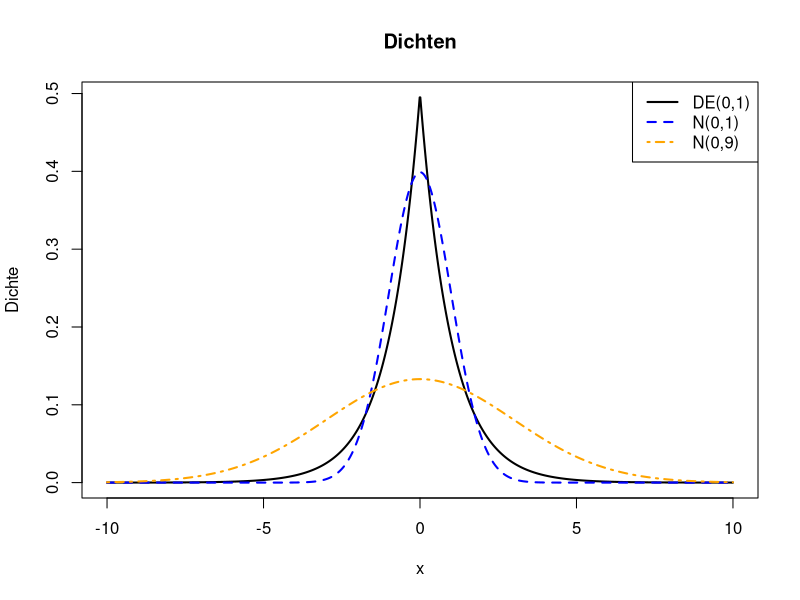
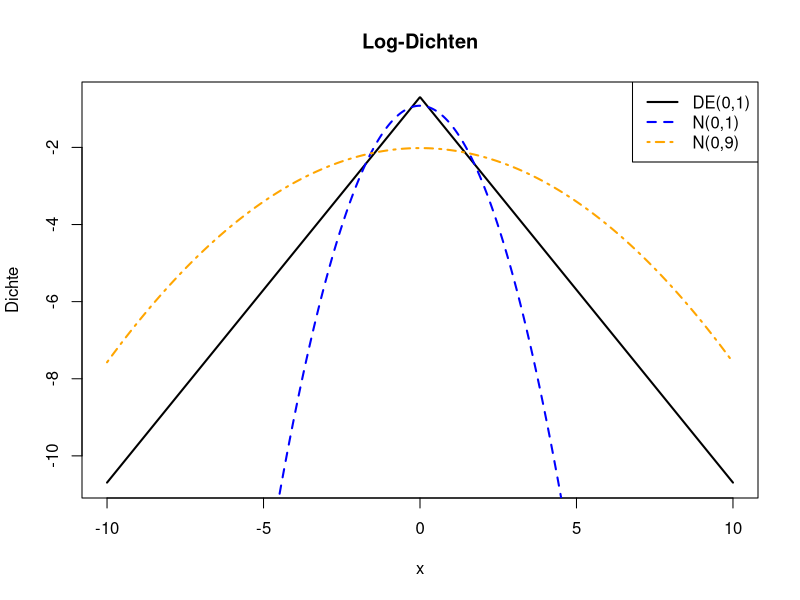
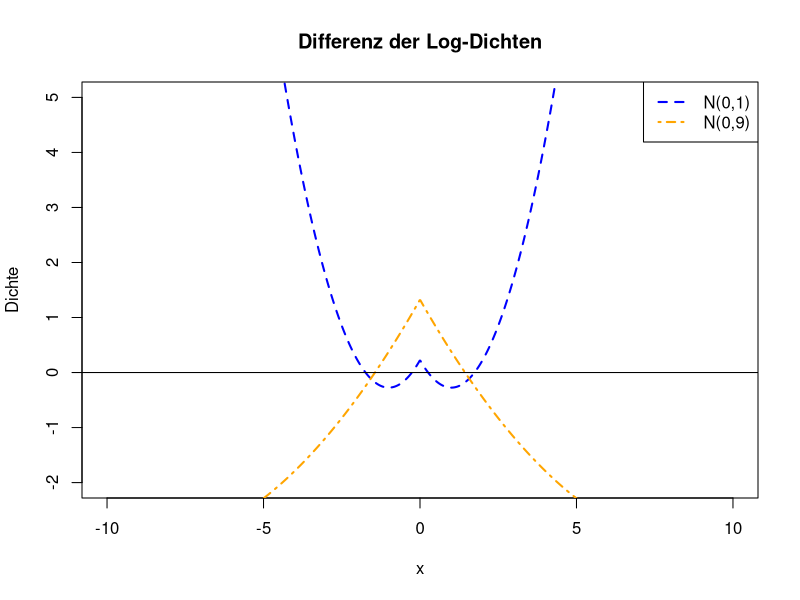
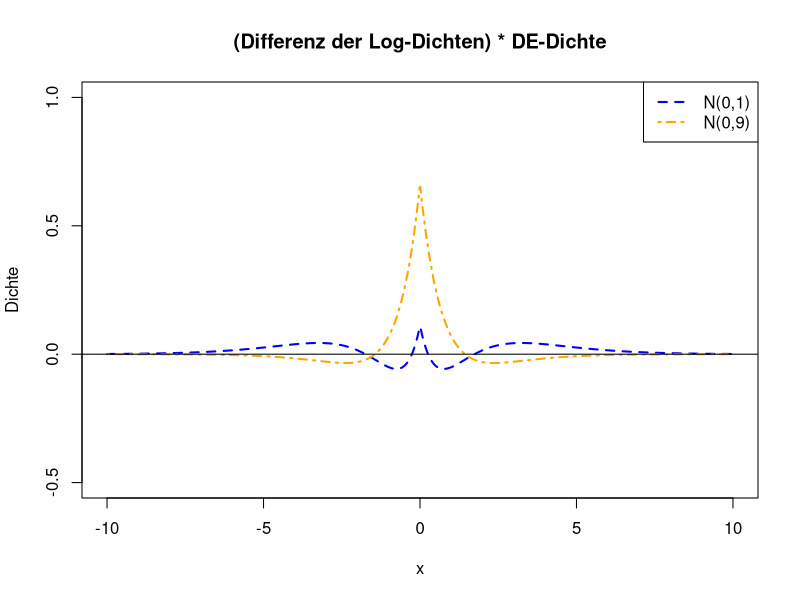
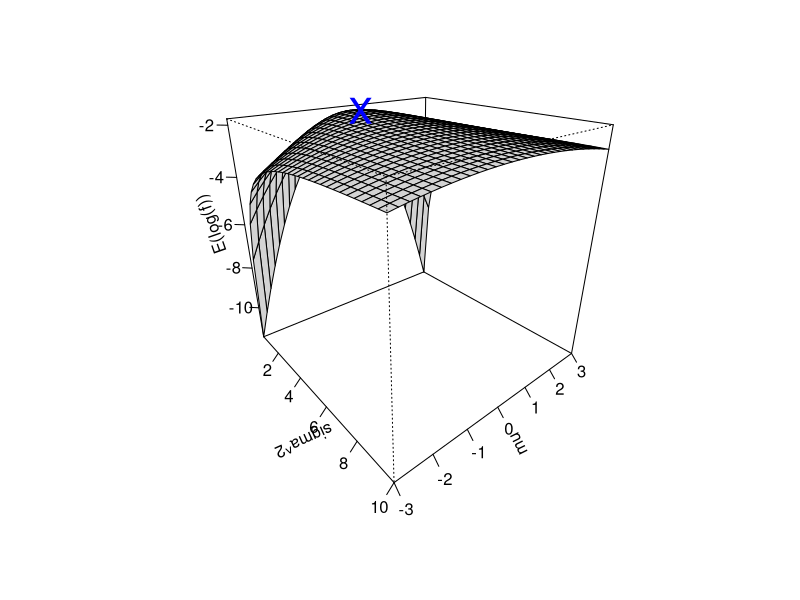
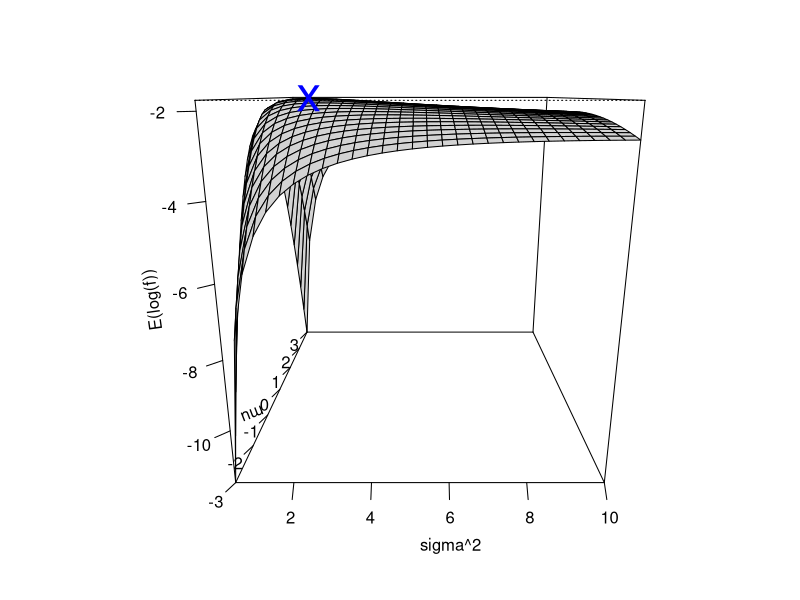
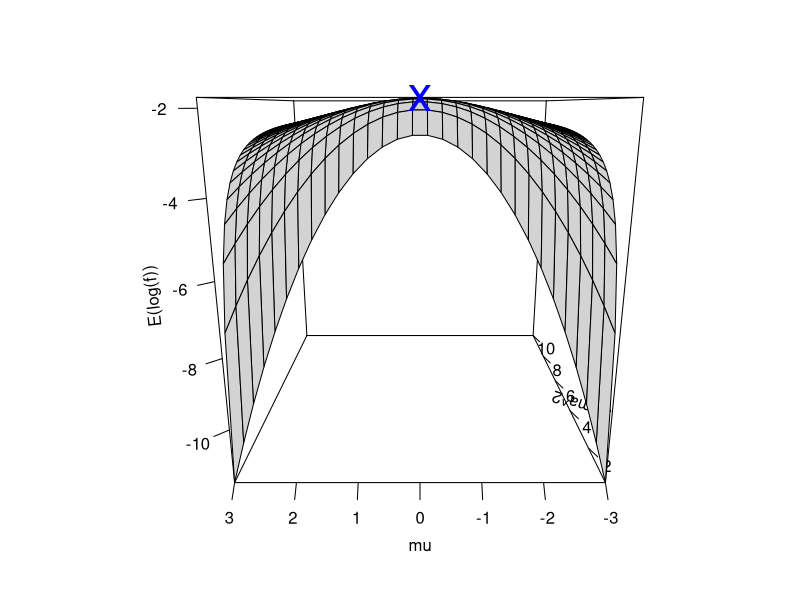
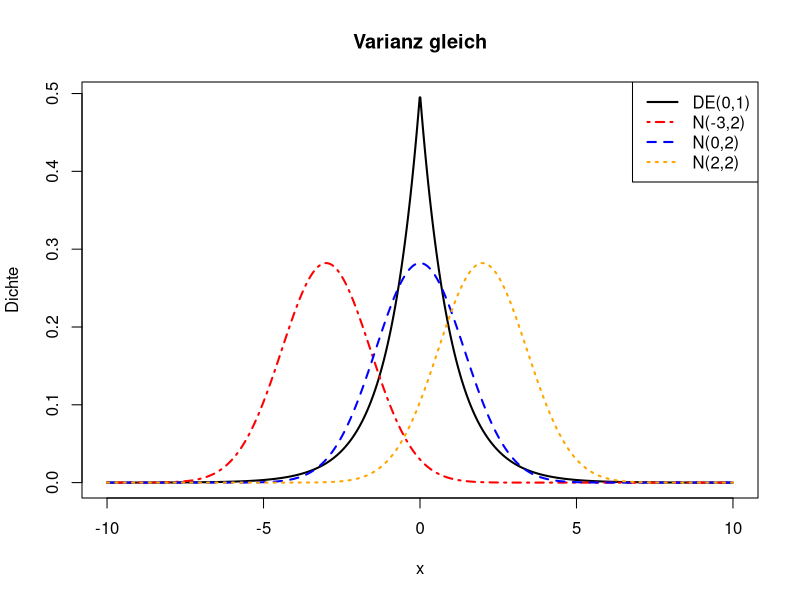

Write R code to recreate these figures, in order.
#################################################################
# Übung zu Schätzen und Testen 1 im WiSe 2013/14
# R-Lösung zur Übung 8 am 10.12.2013
# Autor: Ludwig Bothmann
#################################################################

#################### 
# Aufgabe 17
####################

# Dichte der Doppelexponentialverteilung
ddopexp <- function(x, mu_0=0, sigma_0=1){

	1/(2*sigma_0) * exp(- abs(x-mu_0)/sigma_0)

}

# oder:
library(VGAM)
?dlaplace

# Gitter an x-Werten
x.grid <- seq(-10, 10, length=1000)

# Lokations- und Skalenparameter der DE-Vtlg.
mu_0 <- 0
sigma_0 <- 1


pdf("exercises/information-theory/figure/plots_kld_example.pdf", width=12, height=8)

# Standardabweichung der NV
sd2 <- sqrt(9)
sd1 <- sqrt(1)

# Plot Dichte DE und NV mit den beiden Standardabweichungen
par(mfrow=c(1,1))
plot(x.grid, ddopexp(x.grid, mu_0, sigma_0), type="l", lwd=2, 
	  ylab="Dichte", xlab="x", main="Dichten")
lines(x.grid, dnorm(x.grid, mean=0, sd=sd1), lty=2, col="blue", lwd=2)
lines(x.grid, dnorm(x.grid, mean=0, sd=sd2), lty=4, col="orange", lwd=2)
legend("topright", c("DE(0,1)",paste("N(0,",round(sd1^2,2),")", sep=""), 
							paste("N(0,",round(sd2^2,2),")", sep="")),
		 lty=c(1,2,4), 
		 col=c("black", "blue", "orange"), lwd=2)

# Plot Log-Dichten
par(mfrow=c(1,1))
plot(x.grid, log(ddopexp(x.grid, mu_0, sigma_0)), type="l", lwd=2, 
	  ylab="Dichte", xlab="x", main="Log-Dichten")
lines(x.grid, log(dnorm(x.grid, mean=0, sd=sd1)), lty=2, col="blue", lwd=2)
lines(x.grid, log(dnorm(x.grid, mean=0, sd=sd2)), lty=4, col="orange", lwd=2)
legend("topright", c("DE(0,1)",paste("N(0,",round(sd1^2,2),")", sep=""), 
							paste("N(0,",round(sd2^2,2),")", sep="")),
		 lty=c(1,2,4), 
		 col=c("black", "blue", "orange"), lwd=2)

# Plot Differenz Log-Dichten
par(mfrow=c(1,1))
plot(x.grid, log(ddopexp(x.grid, mu_0, sigma_0)) 
	  - log(dnorm(x.grid, mean=0, sd=sd1)), type="l", lty=2, col="blue", lwd=2, 
	  ylab="Dichte", xlab="x", ylim=c(-2,5), main="Differenz der Log-Dichten")
lines(x.grid, log(ddopexp(x.grid, mu_0, sigma_0)) 
		- log(dnorm(x.grid, mean=0, sd=sd2)), lty=4, col="orange", lwd=2)
abline(h=0)
legend("topright", c(paste("N(0,",round(sd1^2,2),")", sep=""), 
							paste("N(0,",round(sd2^2,2),")", sep="")),
		 lty=c(2,4), 
		 col=c( "blue", "orange"), lwd=2)

# Plot (Differenz der Log-Dichten) * DE-Dichte
par(mfrow=c(1,1))
plot(x.grid, ddopexp(x.grid, mu_0, sigma_0)*(log(ddopexp(x.grid, mu_0, sigma_0)) 
	  - log(dnorm(x.grid, mean=0, sd=sd1))), type="l", lty=2, col="blue", lwd=2, 
	  ylab="Dichte", xlab="x", ylim=c(-0.5,1), 
	  main="(Differenz der Log-Dichten) * DE-Dichte")
lines(x.grid, ddopexp(x.grid, mu_0, sigma_0)*(log(ddopexp(x.grid, mu_0, sigma_0)) 
		- log(dnorm(x.grid, mean=0, sd=sd2))), lty=4, col="orange", lwd=2)
abline(h=0)
legend("topright", c(paste("N(0,",round(sd1^2,2),")", sep=""), 
							paste("N(0,",round(sd2^2,2),")", sep="")),
		 lty=c(2,4), 
		 col=c( "blue", "orange"), lwd=2)






# Plot E(log(f)) im 3D-Plot

Elogf <- function(sigma2, mu, sigma_02, mu_0){
	
	elog <- -1/2*log(2*pi*sigma2) - 1/(2*sigma2)*(2*sigma_02 + (mu - mu_0)^2)

	return(elog)
}

# (Folgende Funktion erleichtert das Plotten)
perspPlot <- function(yMin=0.5, yMax=10, zMin=-3, zMax=3, 
							 sigma_02=1, mu_0=0, seqLength=30,...){
	
	# Gitter von x- und y-Werten
	ygrid <- seq(yMin, yMax, length=seqLength)
	zgrid <- seq(zMin, zMax, length=seqLength)
	
	# z-Matrix aufstellen und füllen
	fmat <- matrix(0, nrow=seqLength, ncol=seqLength)
	for(i in 1:seqLength){
		for(j in 1:seqLength){
			fmat[i,j] <- Elogf(ygrid[i], zgrid[j], sigma_02, mu_0)
		}
	}
	
	# Eigentliches Plotten
	persp(ygrid, zgrid, fmat, xlab="sigma^2", ylab="mu", zlab="E(log(f))", 
			ticktype="detailed", 
			col="lightgray", ...) -> res
	return(res)

}

perspPlot(theta=50, phi=25) -> res
points(trans3d(2, 0, Elogf(2, 0,1,0), pmat=res),
		 col="blue", pch="x", cex=3)

perspPlot(theta=0, phi=16) -> res
points(trans3d(2, 0, Elogf(2, 0,1,0), pmat=res),
		 col="blue", pch="x", cex=3)

perspPlot(theta=-90, phi=15) -> res
points(trans3d(2, 0, Elogf(2, 0,1,0), pmat=res),
		 col="blue", pch="x", cex=3)

# => Funktion in sigma^2 und mu!


# Plots der Dichten der DE- und N-Vtlg für verschiedene 
#	Parameterkombinationen
par(mfrow=c(1,1))
plot(x.grid, ddopexp(x.grid, mu_0, sigma_0), type="l", lwd=2, 
	  ylab="Dichte", xlab="x", main="Varianz gleich")
lines(x.grid, dnorm(x.grid, mean=-3, sd=sqrt(2)), lty=4, col="red", lwd=2)
lines(x.grid, dnorm(x.grid, mean=0, sd=sqrt(2)), lty=2, col="blue", lwd=2)
lines(x.grid, dnorm(x.grid, mean=2, sd=sqrt(2)), lty=3, col="orange", lwd=2)
legend("topright", c("DE(0,1)", "N(-3,2)", "N(0,2)", "N(2,2)"), 
		 lty=c(1,4,2,3), 
		 col=c("black", "red", "blue", "orange"), lwd=2)

par(mfrow=c(1,1))
plot(x.grid, ddopexp(x.grid, mu_0, sigma_0), type="l", lwd=2, 
	  ylab="Dichte", xlab="x", main="EW gleich")
lines(x.grid, dnorm(x.grid, mean=0, sd=sqrt(1)), lty=4, col="red", lwd=2)
lines(x.grid, dnorm(x.grid, mean=0, sd=sqrt(2)), lty=2, col="blue", lwd=2)
legend("topright", c("DE(0,1)", "N(0,1)", "N(0,2)"), 
		 lty=c(1,4,2), 
		 col=c("black", "red", "blue"), lwd=2)

dev.off()
